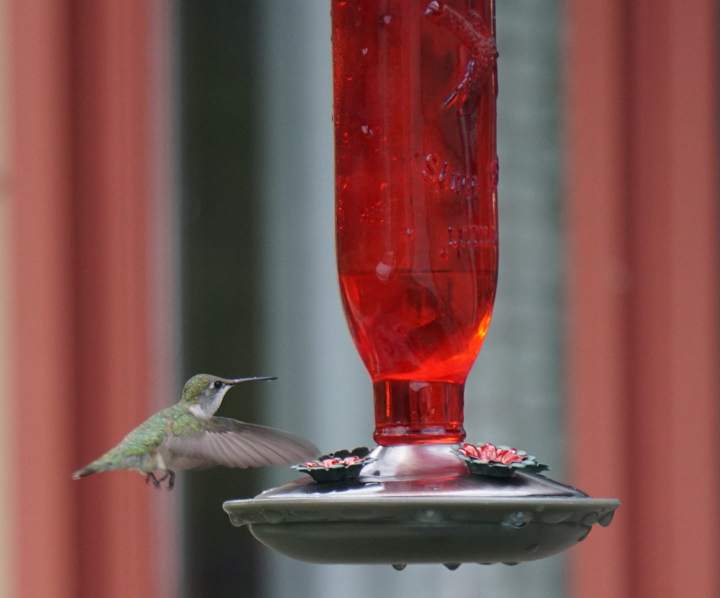
#> input picture CV/CV_WEEK02_2_AM/hummingbird.jpg, 1440 x 1195 px (shown at 1/2 size)
$ python apply_fit.py
#> lines starting #> are read from the running program, lines starting #| are printed output that depends on the picture
from PIL import Image, ImageOps

## fit() = crop()+scale()
def fit(image_path, output_path, size, centering=(0.5,0.5)):
#> called with image_path = 'hummingbird.jpg', output_path = 'hummingbird_fitted.jpg', size = (400, 400), centering = (0.5, 0.5)
    image = Image.open(image_path)
#> image is the input picture: PIL image 1440x1195 RGB; mean R, G, B 124.9, 81.9, 78.8
    converted_image = ImageOps.fit(image, size, centering=centering)
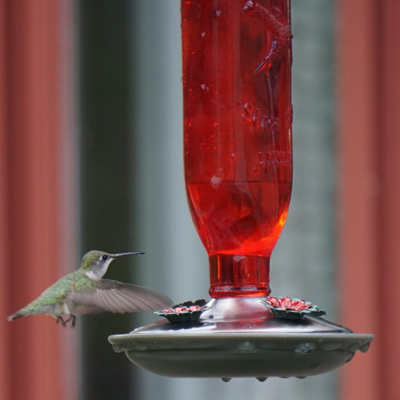
#> converted_image: PIL image 400x400 RGB; mean R, G, B 116.9, 79, 77
    converted_image.save(output_path)

if __name__ == "__main__":
    fit("hummingbird.jpg", "hummingbird_fitted.jpg", size=(400, 400))

$ run again, with CV/CV_WEEK02_2_AM/snowman.jpg copied over CV/CV_WEEK02_2_AM/hummingbird.jpg
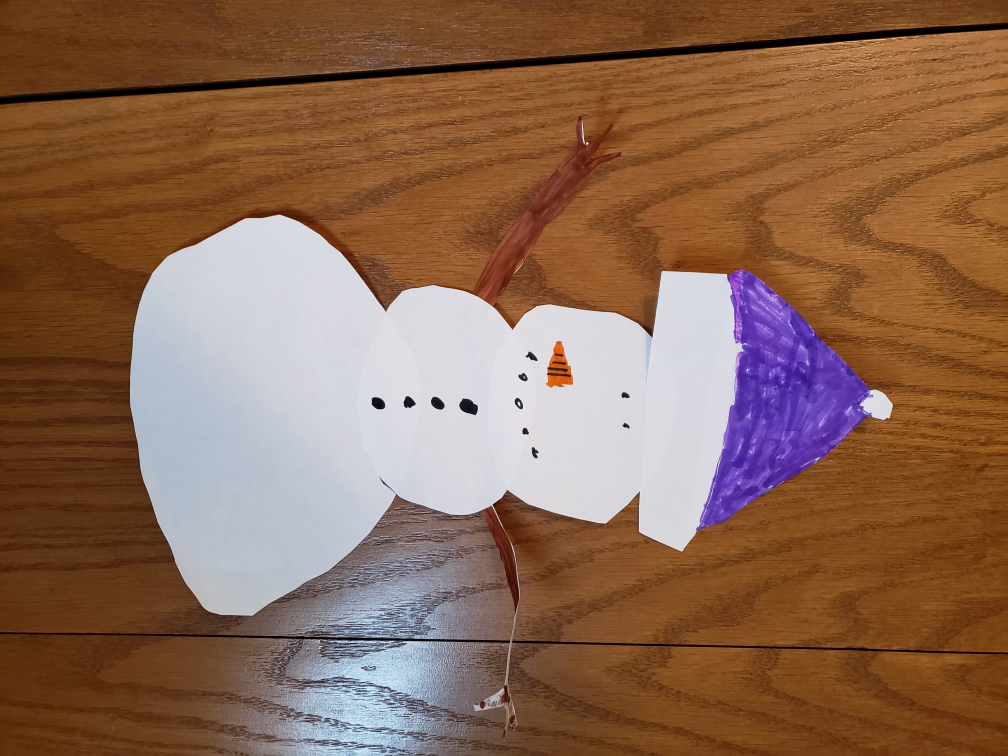
#> input picture CV/CV_WEEK02_2_AM/snowman.jpg, 4032 x 3024 px (shown at 1/4 size)
#> in fit, image is the input picture: PIL image 4032x3024 RGB; mean R, G, B 139.2, 104, 82.4
#> in fit, `converted_image = ImageOps.fit(image, size, centering=centering)`:
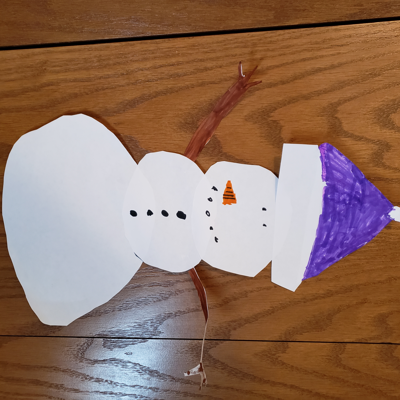
#> converted_image: PIL image 400x400 RGB; mean R, G, B 146.8, 116.1, 100.7

$ run again, with CV/CV_WEEK02_2_AM/snowman_exif_transposed.jpg copied over CV/CV_WEEK02_2_AM/hummingbird.jpg
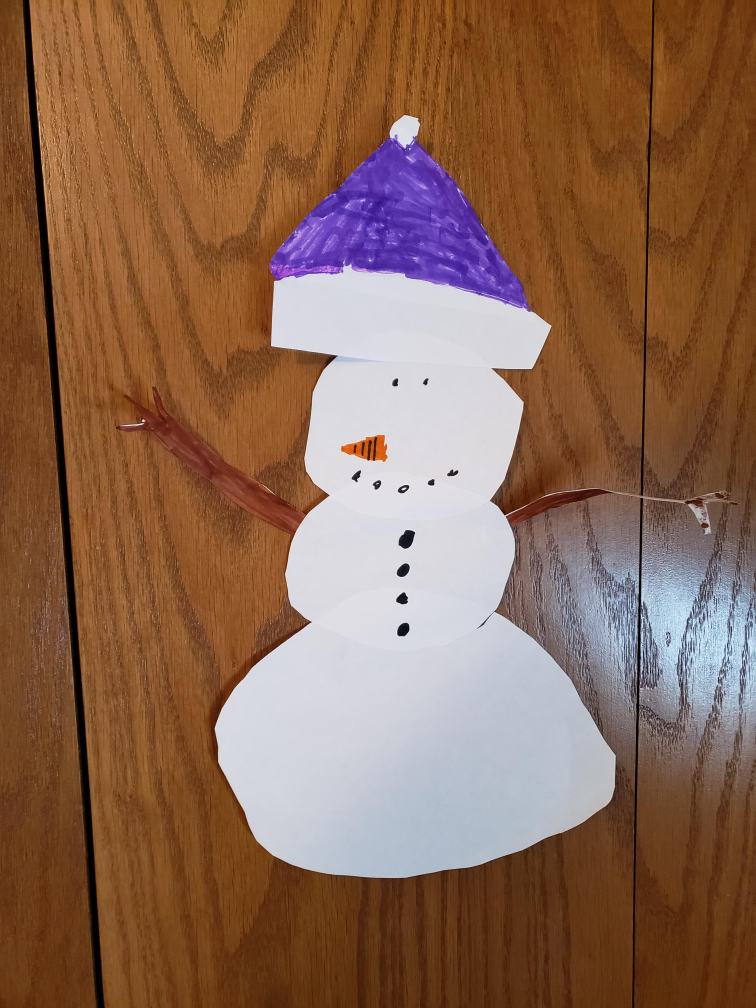
#> input picture CV/CV_WEEK02_2_AM/snowman_exif_transposed.jpg, 3024 x 4032 px (shown at 1/4 size)
#> in fit, image is the input picture: PIL image 3024x4032 RGB; mean R, G, B 139.4, 103.9, 82.5
#> in fit, `converted_image = ImageOps.fit(image, size, centering=centering)`:
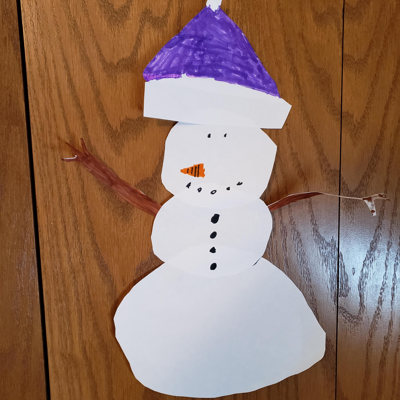
#> converted_image: PIL image 400x400 RGB; mean R, G, B 146.9, 116, 100.9
